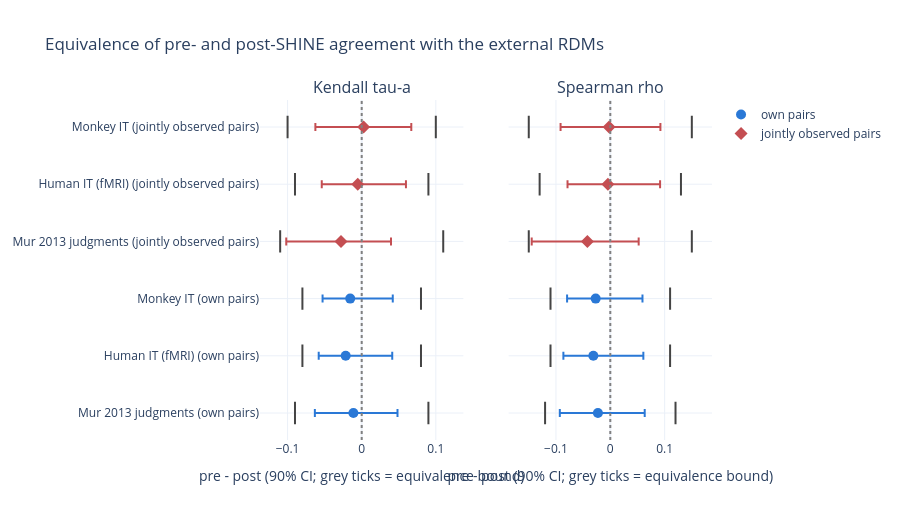

The notebook cell saved with this chart:
### Code cell
fig = make_subplots(rows=1, cols=2, shared_yaxes=True, subplot_titles=["Kendall tau-a", "Spearman rho"])
names = {"own": "own pairs", "joint": "jointly observed pairs"}
for k, stat in enumerate(["kendall_a", "spearman"], start=1):
    d = EQ.query("statistic == @stat")
    for pairs, sym in [("own", "circle"), ("joint", "diamond")]:
        e = d.query("pairs == @pairs")
        fig.add_trace(go.Scatter(
            x=e["effect"], y=[f"{t} ({names[pairs]})" for t in e["target"]], mode="markers", name=names[pairs],
            marker=dict(symbol=sym, size=10, color="#2a78d6" if pairs == "own" else "#c44e52"), showlegend=k == 1,
            error_x=dict(type="data", symmetric=False, array=e["ci_high"] - e["effect"], arrayminus=e["effect"] - e["ci_low"])), row=1, col=k)
        for _, r in e.iterrows():
            y = f"{r['target']} ({names[pairs]})"
            fig.add_trace(go.Scatter(x=[-r["bound"], r["bound"]], y=[y, y], mode="markers", marker=dict(symbol="line-ns", size=16, color="grey", line=dict(width=2)),
                                     showlegend=False, hoverinfo="skip"), row=1, col=k)
fig.add_vline(x=0, line_dash="dot", line_color="grey")
fig.update_xaxes(title_text="pre - post (90% CI; grey ticks = equivalence bound)")
fig.update_layout(template="plotly_white", height=520, title="Equivalence of pre- and post-SHINE agreement with the external RDMs")
fig

### Figure 1 — Plotly figure (JSON) as saved in the notebook; plotly's stock layout.template omitted (floating-point values rounded to 4 significant figures)
{"data": [{"error_x": {"array": [0.0595, 0.0628, 0.0574], "arrayminus": [0.052, 0.0364, 0.0373], "symmetric": false, "type": "data"}, "marker": {"color": "#2a78d6", "size": 10, "symbol": "circle"}, "mode": "markers", "name": "own pairs", "showlegend": true, "type": "scatter", "x": [-0.0112, -0.0216, -0.0155], "xaxis": "x", "y": ["Mur 2013 judgments (own pairs)", "Human IT (fMRI) (own pairs)", "Monkey IT (own pairs)"], "yaxis": "y"}, {"hoverinfo": "skip", "marker": {"color": "grey", "line": {"width": 2}, "size": 16, "symbol": "line-ns"}, "mode": "markers", "showlegend": false, "type": "scatter", "x": [-0.09, 0.09], "xaxis": "x", "y": ["Mur 2013 judgments (own pairs)", "Mur 2013 judgments (own pairs)"], "yaxis": "y"}, {"hoverinfo": "skip", "marker": {"color": "grey", "line": {"width": 2}, "size": 16, "symbol": "line-ns"}, "mode": "markers", "showlegend": false, "type": "scatter", "x": [-0.08, 0.08], "xaxis": "x", "y": ["Human IT (fMRI) (own pairs)", "Human IT (fMRI) (own pairs)"], "yaxis": "y"}, {"hoverinfo": "skip", "marker": {"color": "grey", "line": {"width": 2}, "size": 16, "symbol": "line-ns"}, "mode": "markers", "showlegend": false, "type": "scatter", "x": [-0.08, 0.08], "xaxis": "x", "y": ["Monkey IT (own pairs)", "Monkey IT (own pairs)"], "yaxis": "y"}, {"error_x": {"array": [0.0674, 0.065, 0.0643], "arrayminus": [0.0739, 0.0486, 0.0651], "symmetric": false, "type": "data"}, "marker": {"color": "#c44e52", "size": 10, "symbol": "diamond"}, "mode": "markers", "name": "jointly observed pairs", "showlegend": true, "type": "scatter", "x": [-0.0279, -0.0053, 0.0026], "xaxis": "x", "y": ["Mur 2013 judgments (jointly observed pairs)", "Human IT (fMRI) (jointly observed pairs)", "Monkey IT (jointly observed pairs)"], "yaxis": "y"}, {"hoverinfo": "skip", "marker": {"color": "grey", "line": {"width": 2}, "size": 16, "symbol": "line-ns"}, "mode": "markers", "showlegend": false, "type": "scatter", "x": [-0.11, 0.11], "xaxis": "x", "y": ["Mur 2013 judgments (jointly observed pairs)", "Mur 2013 judgments (jointly observed pairs)"], "yaxis": "y"}, {"hoverinfo": "skip", "marker": {"color": "grey", "line": {"width": 2}, "size": 16, "symbol": "line-ns"}, "mode": "markers", "showlegend": false, "type": "scatter", "x": [-0.09, 0.09], "xaxis": "x", "y": ["Human IT (fMRI) (jointly observed pairs)", "Human IT (fMRI) (jointly observed pairs)"], "yaxis": "y"}, {"hoverinfo": "skip", "marker": {"color": "grey", "line": {"width": 2}, "size": 16, "symbol": "line-ns"}, "mode": "markers", "showlegend": false, "type": "scatter", "x": [-0.1, 0.1], "xaxis": "x", "y": ["Monkey IT (jointly observed pairs)", "Monkey IT (jointly observed pairs)"], "yaxis": "y"}, {"error_x": {"array": [0.0861, 0.092, 0.0861], "arrayminus": [0.0701, 0.0551, 0.0526], "symmetric": false, "type": "data"}, "marker": {"color": "#2a78d6", "size": 10, "symbol": "circle"}, "mode": "markers", "name": "own pairs", "showlegend": false, "type": "scatter", "x": [-0.0228, -0.0312, -0.0269], "xaxis": "x2", "y": ["Mur 2013 judgments (own pairs)", "Human IT (fMRI) (own pairs)", "Monkey IT (own pairs)"], "yaxis": "y2"}, {"hoverinfo": "skip", "marker": {"color": "grey", "line": {"width": 2}, "size": 16, "symbol": "line-ns"}, "mode": "markers", "showlegend": false, "type": "scatter", "x": [-0.12, 0.12], "xaxis": "x2", "y": ["Mur 2013 judgments (own pairs)", "Mur 2013 judgments (own pairs)"], "yaxis": "y2"}, {"hoverinfo": "skip", "marker": {"color": "grey", "line": {"width": 2}, "size": 16, "symbol": "line-ns"}, "mode": "markers", "showlegend": false, "type": "scatter", "x": [-0.11, 0.11], "xaxis": "x2", "y": ["Human IT (fMRI) (own pairs)", "Human IT (fMRI) (own pairs)"], "yaxis": "y2"}, {"hoverinfo": "skip", "marker": {"color": "grey", "line": {"width": 2}, "size": 16, "symbol": "line-ns"}, "mode": "markers", "showlegend": false, "type": "scatter", "x": [-0.11, 0.11], "xaxis": "x2", "y": ["Monkey IT (own pairs)", "Monkey IT (own pairs)"], "yaxis": "y2"}, {"error_x": {"array": [0.0944, 0.096, 0.0945], "arrayminus": [0.1024, 0.0743, 0.0892], "symmetric": false, "type": "data"}, "marker": {"color": "#c44e52", "size": 10, "symbol": "diamond"}, "mode": "markers", "name": "jointly observed pairs", "showlegend": false, "type": "scatter", "x": [-0.0422, -0.0044, -0.0023], "xaxis": "x2", "y": ["Mur 2013 judgments (jointly observed pairs)", "Human IT (fMRI) (jointly observed pairs)", "Monkey IT (jointly observed pairs)"], "yaxis": "y2"}, {"hoverinfo": "skip", "marker": {"color": "grey", "line": {"width": 2}, "size": 16, "symbol": "line-ns"}, "mode": "markers", "showlegend": false, "type": "scatter", "x": [-0.15, 0.15], "xaxis": "x2", "y": ["Mur 2013 judgments (jointly observed pairs)", "Mur 2013 judgments (jointly observed pairs)"], "yaxis": "y2"}, {"hoverinfo": "skip", "marker": {"color": "grey", "line": {"width": 2}, "size": 16, "symbol": "line-ns"}, "mode": "markers", "showlegend": false, "type": "scatter", "x": [-0.13, 0.13], "xaxis": "x2", "y": ["Human IT (fMRI) (jointly observed pairs)", "Human IT (fMRI) (jointly observed pairs)"], "yaxis": "y2"}, {"hoverinfo": "skip", "marker": {"color": "grey", "line": {"width": 2}, "size": 16, "symbol": "line-ns"}, "mode": "markers", "showlegend": false, "type": "scatter", "x": [-0.15, 0.15], "xaxis": "x2", "y": ["Monkey IT (jointly observed pairs)", "Monkey IT (jointly observed pairs)"], "yaxis": "y2"}], "layout": {"annotations": [{"font": {"size": 16}, "showarrow": false, "text": "Kendall tau-a", "x": 0.225, "xanchor": "center", "xref": "paper", "y": 1.0, "yanchor": "bottom", "yref": "paper"}, {"font": {"size": 16}, "showarrow": false, "text": "Spearman rho", "x": 0.775, "xanchor": "center", "xref": "paper", "y": 1.0, "yanchor": "bottom", "yref": "paper"}], "height": 520, "shapes": [{"line": {"color": "grey", "dash": "dot"}, "type": "line", "x0": 0, "x1": 0, "xref": "x", "y0": 0, "y1": 1, "yref": "y domain"}, {"line": {"color": "grey", "dash": "dot"}, "type": "line", "x0": 0, "x1": 0, "xref": "x2", "y0": 0, "y1": 1, "yref": "y2 domain"}], "title": {"text": "Equivalence of pre- and post-SHINE agreement with the external RDMs"}, "xaxis": {"anchor": "y", "domain": [0.0, 0.45], "title": {"text": "pre - post (90% CI; grey ticks = equivalence bound)"}}, "xaxis2": {"anchor": "y2", "domain": [0.55, 1.0], "title": {"text": "pre - post (90% CI; grey ticks = equivalence bound)"}}, "yaxis": {"anchor": "x", "domain": [0.0, 1.0]}, "yaxis2": {"anchor": "x2", "domain": [0.0, 1.0], "matches": "y", "showticklabels": false}}}
